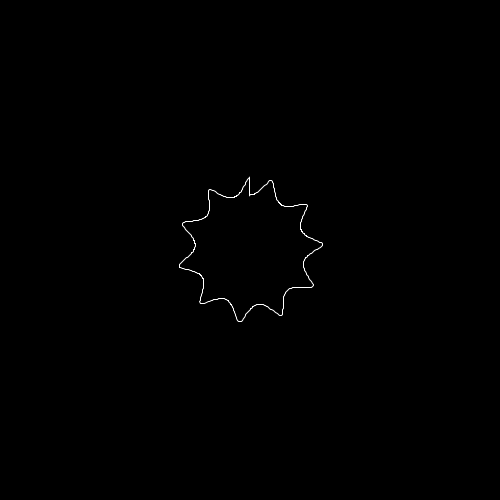
Frame 1 (no input)
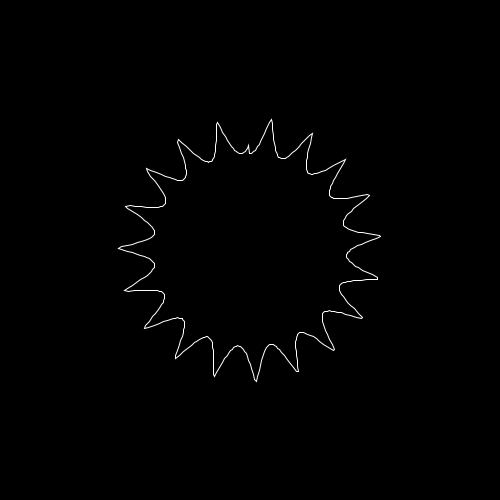
Frame 60 (the mouse pressed at the canvas centre just before this capture)
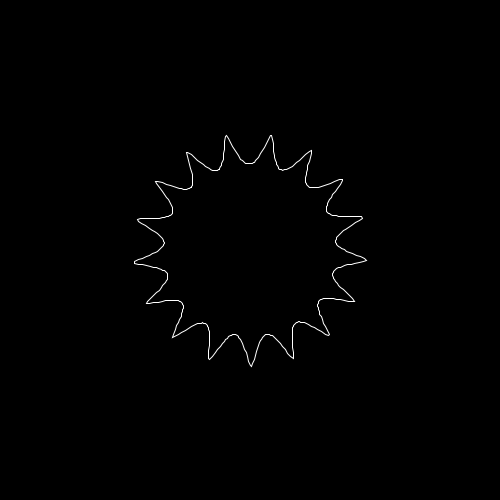
Frame 120 (the mouse held since frame 60 and released just before this capture)

The Processing sketch that drew these frames (run headless with seeded random() and noise(); from frame 60 on, the mouse is pressed at the canvas centre):

// Processing sketch: superShape
// ── superShape.pde

float  n1 = 1;
float  n2 = 1;
float  n3 = 1;
float  m = 5;
float  a = 1;
float  b = 1;

float osc =0;
int scale = 100;
int total = 500;
float incr = TWO_PI / total;

void setup() {
  size(500, 500);
  background(0);
}

void draw() {
  background(0); 
  stroke(255);
  translate(width/2, height/2);  
  rotate(-PI/2);
  m = map(sin(osc), -1, 1, 1, 20);
  b = map(sin(osc), -1, 1, 0.1, 1);
  a = map(sin(osc), -1, 1, 0.1, 1);
  n1 = map(sin(osc), -1, 1, 1, 20);
  n2 = map(sin(osc), -1, 1, 1, 20);
  n3= map(sin(osc), -1, 1, 1, 20);
  osc+=0.02;
  noFill();
  beginShape();
  for (float angle = 0; angle< TWO_PI; angle+=incr) {
    float r = superShape(angle);
    float x = scale * r * cos(angle);
    float y = scale * r * sin(angle); 
    vertex(x, y);
  }
  endShape(CLOSE);
}

float superShape(float theta) {
  float p1 = abs((1/a) * cos(theta *m/4));
  p1 = pow(p1, n2);
  float p2 = abs((1/b) * sin(theta *m/4));
  p2 = pow(p2, n3);
  float p3 = pow((p1 + p2), 1/n1);

  float r = 1/p3;

  return r;
}
